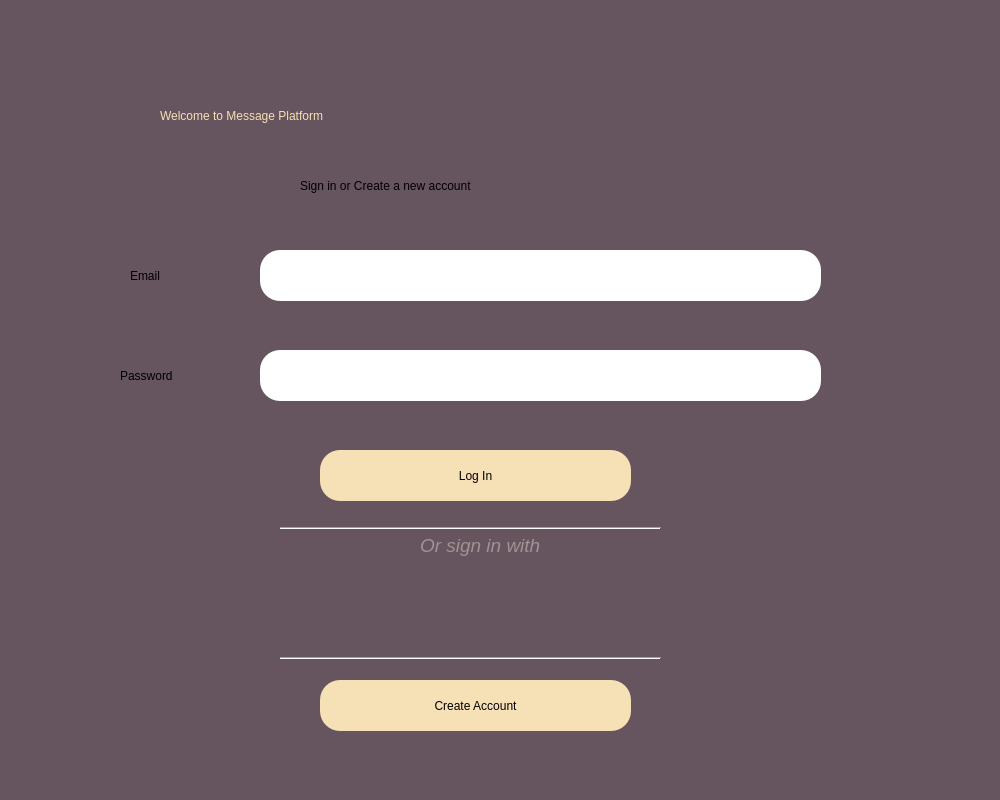
<?xml version="1.0" encoding="UTF-8"?>
<ui version="4.0">
 <class>Dialog</class>
 <widget class="QDialog" name="Dialog">
  <property name="geometry">
   <rect>
    <x>0</x>
    <y>0</y>
    <width>1000</width>
    <height>800</height>
   </rect>
  </property>
  <property name="windowTitle">
   <string>Dialog</string>
  </property>
  <widget class="QWidget" name="Background" native="true">
   <property name="geometry">
    <rect>
     <x>0</x>
     <y>0</y>
     <width>1000</width>
     <height>800</height>
    </rect>
   </property>
   <property name="styleSheet">
    <string notr="true">QWidget #Background{
background-color:rgb(102, 84, 94)}
</string>
   </property>
   <widget class="QLabel" name="label">
    <property name="geometry">
     <rect>
      <x>160</x>
      <y>60</y>
      <width>651</width>
      <height>111</height>
     </rect>
    </property>
    <property name="styleSheet">
     <string notr="true">font: 75 36pt &quot;MS Shell Dlg 2&quot;; 
color: rgb(246, 224, 181);</string>
    </property>
    <property name="text">
     <string>Welcome to Message Platform</string>
    </property>
   </widget>
   <widget class="QLabel" name="label_2">
    <property name="geometry">
     <rect>
      <x>300</x>
      <y>160</y>
      <width>381</width>
      <height>51</height>
     </rect>
    </property>
    <property name="styleSheet">
     <string notr="true">font: 20pt &quot;MS Shell Dlg 2&quot;; color:&quot;white&quot;;</string>
    </property>
    <property name="text">
     <string>Sign in or Create a new account</string>
    </property>
   </widget>
   <widget class="QPushButton" name="login_button">
    <property name="geometry">
     <rect>
      <x>320</x>
      <y>450</y>
      <width>311</width>
      <height>51</height>
     </rect>
    </property>
    <property name="styleSheet">
     <string notr="true">border-radius: 20px;
background-color: rgb(246, 224, 181);
font: 75 18pt &quot;MS Shell Dlg 2&quot;;</string>
    </property>
    <property name="text">
     <string>Log In</string>
    </property>
   </widget>
   <widget class="QPushButton" name="signup_button">
    <property name="geometry">
     <rect>
      <x>320</x>
      <y>680</y>
      <width>311</width>
      <height>51</height>
     </rect>
    </property>
    <property name="styleSheet">
     <string notr="true">border-radius: 20px;
background-color: rgb(246, 224, 181);
font: 75 18pt &quot;MS Shell Dlg 2&quot;;</string>
    </property>
    <property name="text">
     <string>Create Account</string>
    </property>
   </widget>
   <widget class="QLabel" name="label_3">
    <property name="geometry">
     <rect>
      <x>130</x>
      <y>250</y>
      <width>71</width>
      <height>51</height>
     </rect>
    </property>
    <property name="styleSheet">
     <string notr="true">font: 20pt &quot;MS Shell Dlg 2&quot;; color:&quot;white&quot;;</string>
    </property>
    <property name="text">
     <string>Email</string>
    </property>
   </widget>
   <widget class="QLineEdit" name="password">
    <property name="geometry">
     <rect>
      <x>260</x>
      <y>350</y>
      <width>561</width>
      <height>51</height>
     </rect>
    </property>
    <property name="styleSheet">
     <string notr="true">border-radius: 20px;
font-size: 20px;
color: black;</string>
    </property>
    <property name="text">
     <string/>
    </property>
   </widget>
   <widget class="QLabel" name="label_4">
    <property name="geometry">
     <rect>
      <x>120</x>
      <y>350</y>
      <width>111</width>
      <height>51</height>
     </rect>
    </property>
    <property name="styleSheet">
     <string notr="true">font: 20pt &quot;MS Shell Dlg 2&quot;; color:&quot;white&quot;;</string>
    </property>
    <property name="text">
     <string>Password</string>
    </property>
   </widget>
   <widget class="QLineEdit" name="email">
    <property name="geometry">
     <rect>
      <x>260</x>
      <y>250</y>
      <width>561</width>
      <height>51</height>
     </rect>
    </property>
    <property name="styleSheet">
     <string notr="true">border-radius: 20px;
font-size: 20px;
color: black;</string>
    </property>
    <property name="text">
     <string/>
    </property>
   </widget>
   <widget class="Line" name="line">
    <property name="geometry">
     <rect>
      <x>280</x>
      <y>520</y>
      <width>381</width>
      <height>16</height>
     </rect>
    </property>
    <property name="styleSheet">
     <string notr="true"/>
    </property>
    <property name="orientation">
     <enum>Qt::Horizontal</enum>
    </property>
   </widget>
   <widget class="QLabel" name="facebook_logo">
    <property name="geometry">
     <rect>
      <x>300</x>
      <y>580</y>
      <width>50</width>
      <height>50</height>
     </rect>
    </property>
    <property name="styleSheet">
     <string notr="true"/>
    </property>
    <property name="text">
     <string/>
    </property>
    <property name="pixmap">
     <pixmap resource="Resource/facebook.qrc">:/newPrefix/facebook_logo.png</pixmap>
    </property>
    <property name="scaledContents">
     <bool>true</bool>
    </property>
   </widget>
   <widget class="QLabel" name="google_logo">
    <property name="geometry">
     <rect>
      <x>500</x>
      <y>580</y>
      <width>50</width>
      <height>50</height>
     </rect>
    </property>
    <property name="styleSheet">
     <string notr="true"/>
    </property>
    <property name="text">
     <string/>
    </property>
    <property name="pixmap">
     <pixmap resource="Resource/facebook.qrc">:/newPrefix/google_logo.png</pixmap>
    </property>
    <property name="scaledContents">
     <bool>true</bool>
    </property>
    <property name="textInteractionFlags">
     <set>Qt::NoTextInteraction</set>
    </property>
   </widget>
   <widget class="QLabel" name="facebook_logo_2">
    <property name="geometry">
     <rect>
      <x>400</x>
      <y>580</y>
      <width>50</width>
      <height>50</height>
     </rect>
    </property>
    <property name="styleSheet">
     <string notr="true"/>
    </property>
    <property name="text">
     <string/>
    </property>
    <property name="pixmap">
     <pixmap resource="Resource/facebook.qrc">:/newPrefix/instagram_logo.png</pixmap>
    </property>
    <property name="scaledContents">
     <bool>true</bool>
    </property>
   </widget>
   <widget class="QLabel" name="google_logo_2">
    <property name="geometry">
     <rect>
      <x>600</x>
      <y>580</y>
      <width>50</width>
      <height>50</height>
     </rect>
    </property>
    <property name="styleSheet">
     <string notr="true"/>
    </property>
    <property name="text">
     <string/>
    </property>
    <property name="pixmap">
     <pixmap resource="Resource/facebook.qrc">:/newPrefix/snapchat_logo.png</pixmap>
    </property>
    <property name="scaledContents">
     <bool>true</bool>
    </property>
    <property name="textInteractionFlags">
     <set>Qt::NoTextInteraction</set>
    </property>
   </widget>
   <widget class="QLabel" name="label_5">
    <property name="geometry">
     <rect>
      <x>420</x>
      <y>520</y>
      <width>131</width>
      <height>51</height>
     </rect>
    </property>
    <property name="font">
     <font>
      <family>MS Shell Dlg 2</family>
      <pointsize>14</pointsize>
      <weight>50</weight>
      <italic>true</italic>
      <bold>false</bold>
     </font>
    </property>
    <property name="styleSheet">
     <string notr="true">color: rgb(163, 145, 147);</string>
    </property>
    <property name="text">
     <string>Or sign in with</string>
    </property>
   </widget>
   <widget class="Line" name="line_2">
    <property name="geometry">
     <rect>
      <x>280</x>
      <y>650</y>
      <width>381</width>
      <height>16</height>
     </rect>
    </property>
    <property name="styleSheet">
     <string notr="true"/>
    </property>
    <property name="orientation">
     <enum>Qt::Horizontal</enum>
    </property>
   </widget>
  </widget>
 </widget>
 <resources>
  <include location="Resource/facebook.qrc"/>
 </resources>
 <connections/>
</ui>
